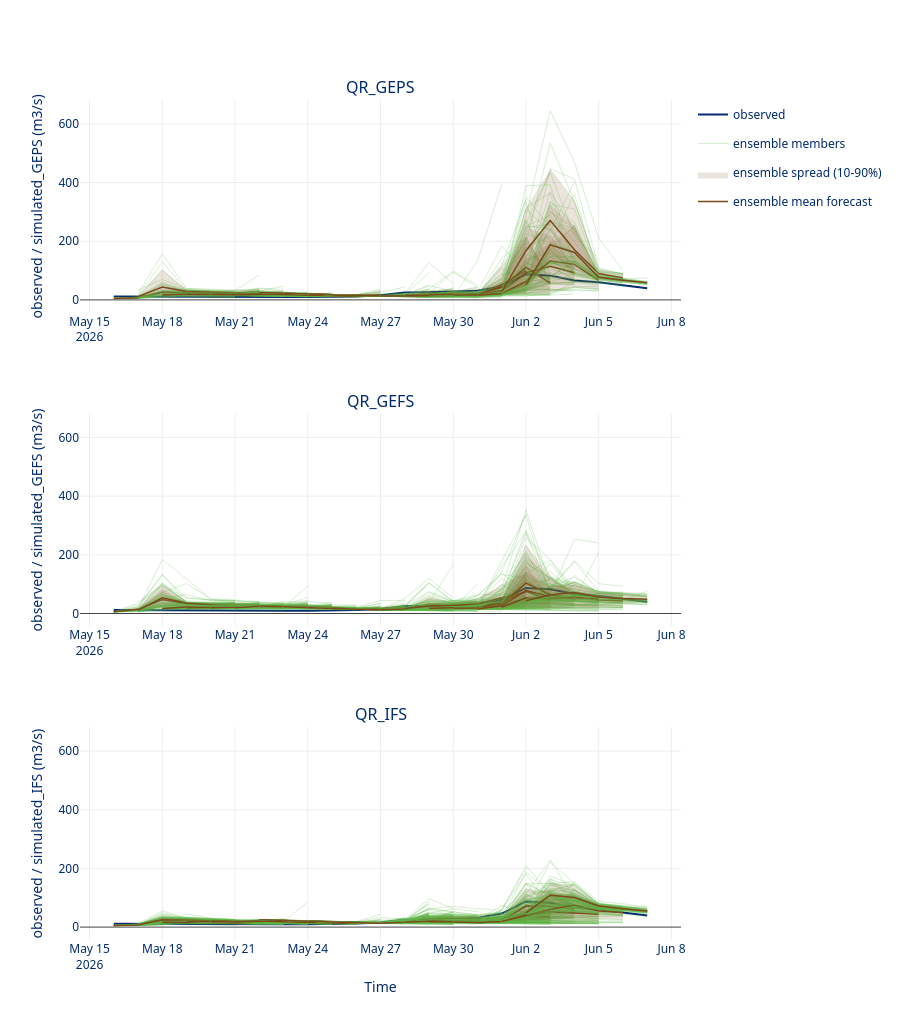

Here is the notebook cell this chart was saved with:
### Code cell
from verification_plots import forecast_timeseries_plot
print(ods)
forecast_timeseries_plot(ods, show_members=True)
